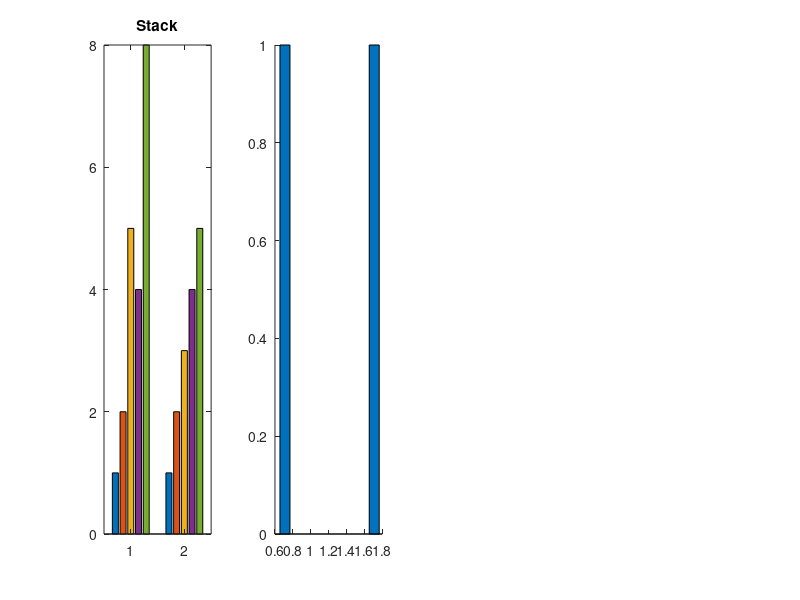

MATLAB code to generate this figure: (Note: this script raises an error after producing the figure.)
x = [1 2 5 4 8];
y = [x;1:5];
subplot(1,4,1);
bar(y);
title('Stack');
subplot(1,4,2);
bar(y,'stack');
title('Stacked');
subplot(1,4,3);
barh(y);
title('Horizontal');
subplot(1,4,4);
barh(y,'stack');
title('Horizontaled');